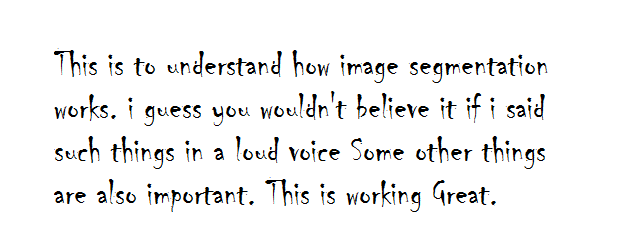
%> input picture sample_image.tif, 619 x 251 px
$ octave --eval "result = segmentImage('sample_image.tif');"   (GNU Octave 9; MATLAB toolbox functions it lacks are replaced by stand-ins)
%> lines starting %> are read from the running program, lines starting %| are printed output that depends on the picture; in (x1, y1, x2, y2) boxes, pixels count from 0 and x2, y2 are one past the last pixel; in counts of white or black regions, pixels touching at a corner belong together; the program's own positions count from 1
function f=segmentImage(imageFileName)
%> called with imageFileName = 'sample_image.tif'

    realImage = imread(imageFileName);
%> realImage is the input picture: size 251x619x3 uint8; mean R, G, B 242.3, 242.4, 242.3
    %figure;imshow(realImage);
    %mainImage = imresize(mainImage, 0.5);


    binaryImage = im2bw(realImage,graythresh(realImage));
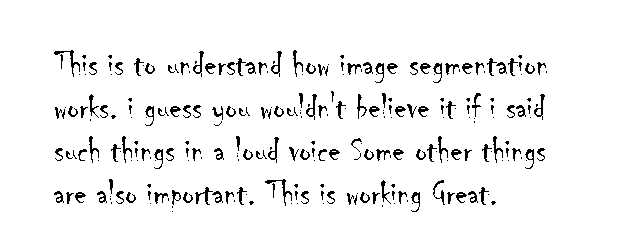
%> binaryImage: size 251x619 logical; 95.1% white; black in thin lines or dots, all inside (x1, y1, x2, y2) = (54, 50, 547, 212)
    %figure;imshow(binaryImage);

    mainImage = imcomplement(binaryImage);
    %figure;imshow(mainImage);

    [row, column]=size(mainImage);

    setM(11);
    setH(13);
    zoneWidthPercent=0.05;

    verticalZoneWidth=ceil(column*zoneWidthPercent);
    verticalZone = cell(1/zoneWidthPercent,1) ;

    %diving into zone
    zoneNo=1;
    for i = 1:verticalZoneWidth:column
        verticalZone{zoneNo}=mainImage(1:row,i:min(i+verticalZoneWidth,column));
        zoneNo=zoneNo+1;
    end
%> after the loop, verticalZone = 20 items
    zoneNo=zoneNo-1;
%> zoneNo = 20

    %figure;imshow(verticalZone{1});
    validZone = cell(zoneNo,1);
%> validZone = 20 items
    validThreshold=50;

    for i=1:1:zoneNo
        if(getWhitePixelDensityInTheZone(verticalZone{i})<validThreshold)
            validZone{i}=0;
        else
            validZone{i}=1;
        end
    end
%> this loop made 20 passes
%> d in getWhitePixelDensityInTheZone on passes 1 to 8: 0, 185, 555, 444, 433, 462, 505, 530

    PR = cell(zoneNo,1);
%> PR = 20 items
    for i=1:1:zoneNo
        PR{i}=projectionProfile(verticalZone{i});
    end
%> this loop made 20 passes


    SPR=projectionProfileAfterSmoothing(PR,validZone);
%> in projectionProfileAfterSmoothing, `[r,c]=size(PR);`: r = 20; c = 1
%> in projectionProfileAfterSmoothing, `SPR=cell(r,c);`: SPR = 20 items
%> the loop in projectionProfileAfterSmoothing, `for i=1:1:r` made 20 passes
%> SPR = 20 items

    % [5 lines of commented-out code are left out]

    delSPR=derivative(SPR);
%> the loop in derivative, `for i=1:1:size(SPR,1)` made 20 passes
%> delSPR = 20 items
    %delSPR=derivative(PR);

    %figure;plot(delSPR{2},'b');

    crudeSegmentation=findCrudeVerticalSegmentationline(delSPR,validZone);
%> the loop in findCrudeVerticalSegmentationline, `for i=1:1:size(delSPR,1)` made 20 passes
%> crudeSegmentation = 20 items
    grayImage=totalCrudeSegementedImage(crudeSegmentation,verticalZone,validZone);
    %figure;imshow(grayImage);


    refinedSegementation=findRefinedSegmentation(crudeSegmentation, verticalZone,validZone);
    grayImage=totalCrudeSegementedImage(refinedSegementation,verticalZone,validZone);
    %figure;imshow(grayImage);

    trickSegmentation=trickRefinedSegmentation(crudeSegmentation,verticalZone,validZone);
    grayImage=totalCrudeSegementedImage(trickSegmentation,verticalZone,validZone);
    %figure;imshow(grayImage);

    %Text line seperator drawing algorithm

    %Association phase

    finalSeperator=finalSeperation(trickSegmentation,validZone);
    grayImage=drawSeperator(finalSeperator,verticalZone,validZone);
    %figure;imshow(grayImage);

    %trickSegmentation{3}
    %finalSeperator{3}

    refinedSeperator=refineSeperator(finalSeperator,verticalZone,validZone);
    grayImage=drawSeperator(refinedSeperator,verticalZone,validZone);
    %figure;imshow(grayImage);

    [validSeperator, validcolumn]=getValidIndex(refinedSeperator,validZone);
    grayImage=drawSeperator(refinedSeperator,verticalZone,validZone);
    %figure;imshow(grayImage);


    %validSeperator
    [pixeltoline,lineNo]=assignPixelToLines(validSeperator, validcolumn,verticalZone);

    lines=linebylineAnalysis(pixeltoline,lineNo,validSeperator, validcolumn,verticalZone);


    for i=1:1:lineNo
        imshow(lines{i});
        pause(1);
    end


    linewords=segmentWord(lines,lineNo);

    %linewords{1}


    for i=1:1:1
       lineImage=linewords{i};

       for j=1:1:size(lineImage,2);
           image=lineImage{j};
           imshow(image);
           pause(1);
       end
    end

    %}

    %pixeltoline=assignPixeltotextline

    %lines=lineDrawing(trickSegmentation,verticalZone,validZone);

   % close all;
    %crudeSegmentation{3}
    %refinedSegementation{3}

    %grayImage=drawCrudeSegmentation(crudeSegmentation{3},verticalZone{3});
    %figure;imshow(grayImage);
    %grayImage=drawCrudeSegmentation(refinedSegementation{3},verticalZone{3});
    %figure;imshow(grayImage);
   % close all;

   f=0;
end

function [lineWords]=segmentWord(lines,lineNo)

    lineWords=cell(lineNo,1);

    for i=1:1:lineNo
        line=lines{i};
        words=extractWord(line);
        lineWords{i}=words;
    end

    lineWords;
end

function [words]=extractWord(line)

    %imshow(line);
   %{
    line=[
        0 1 1 0 0 0 1;
        0 0 0 1 0 0 0;
        1 1 0 1 0 0 0;
        0 1 0 0 0 0 1;];
    %}
    cc=findAllConnectedComponents(line);
    word=groupCC(cc);

    [r,c]=size(line);

    words=wordtoimage(r,c,word);


end

function [image]=wordtoimage(r,c,word)
    [rw,cw]=size(word);
    image=cell(rw,cw);

    for i=1:1:cw
       image{i}=makeImage(r,c,word{i}) ;
    end


end

% [22 lines left out: function makeImage, not called in this run]


function word=groupCC(cc)

    word=[];

    [r,c]=size(cc);

    index=1;

    word{index}=cc{1};

    for i=2:1:c;
        %dist=checkConntectivity(word{index},cc{i});

        dist=checkConntectivity(cc{i-1},cc{i});

        if dist<15
            word{index}=[word{index};cc{i}];
        else
            index=index+1;
            word{index}=cc{i};
        end

    end

end

% [62 lines left out: functions checkConntectivity, DFS, not called in this run]

function cc=findAllConnectedComponents(line)

    [r,c]=size(line);

    surrogate=line;
    cc=[];
    ccno=1;


    for j=1:1:c
        for i=1:1:r
            if surrogate(i,j)==1
                ccf=[];
                [surrogate,ccf]=DFS(surrogate,i,j,ccf);
                cc{ccno}=ccf;
                ccno=ccno+1;
            end
        end
    end

    % [6 lines of commented-out code are left out]

end

function lines=linebylineAnalysis(pixeltoline,lineNo,validSeperator, validcolumn,verticalZone)

    [rs,cs]=size(validSeperator);

    lines=cell(lineNo,1);
    for i=1:1:lineNo
       min=100000000;
        max=-1;
       for j=1:1:rs
            seperator=validSeperator{j};

            lmin=seperator{i};
            lmax=seperator{i+1};

            if min>lmin
                min=lmin;
            end
            if max<lmax
                max=lmax;
            end
       end


       line=extractline(min,max,pixeltoline,i,validcolumn);
       lines{i}=line;
    end
end

function line=extractline(lmin,lmax,pixeltoline,lineNo,validcolumn)
    %pixeltoline


    [rp,rc]=size(pixeltoline);
    [rd,cd]=size(pixeltoline{1});

    rowsize=lmax-lmin;
    columnsize=rp*cd;

    line=zeros(rowsize,columnsize);

    r=1;
    c=1;

    for i=lmin:1:lmax
        c=1;
        for j=1:1:rp
            currentseg=pixeltoline{j};
            for k=1:1:cd
               if currentseg(i,k)==lineNo
                   line(r,c)=1;
               end
               c=c+1;
            end
        end

        r=r+1;
    end
    %}
    %line=[];
end

function [assignment,lineNo]=assignPixelToLines(validSeperator, validcolumn,verticalZone)
    [r,c]=size(validcolumn);
    towhichline=cell(c,1);
    lineNo=size(validSeperator{validcolumn{1}},2);

    for i=1:1:c
        zone=verticalZone{validcolumn{i}};
        seperator=validSeperator{i};

        % error('stop');
        %zone=[0 0 1 0 0 0;0 1 1 1 0 0;0 0 0 0 1 0;]

        lp=size(seperator,2);
        lineNo=lp;
        [rz,cz]=size(zone);
        linezone=zeros(rz,cz);


        for j=1:1:lp-1
           line1=[seperator{j} seperator{j+1}];
           for k=line1(1):1:line1(2)
                for p=1:1:cz
                    if zone(k,p)==1
                        linezone(k,p)=j;
                    end
                end
           end
        end

        towhichline{i}=linezone;

    end

    %towhichline{validcolumn{1}};
    lineNo=lineNo-1;
    assignment=towhichline;
end

function [seperator,validIndex]=getValidIndex(refinedSeperator,validZone)
    validIndex=[];
    indexNo=1;
    for i=1:1:size(validZone,1)
        if validZone{i}==1
            validIndex{indexNo}=i;
            indexNo=indexNo+1;
        end
    end
    indexNo=indexNo-1;
    seperator=cell(indexNo,1);
    % [5 lines of commented-out code are left out]

    lineNo=size(refinedSeperator{validIndex{1}},2);

    for i=1:1:indexNo
    %for i=4:1:4
        seperator{i}=filterSeperator(refinedSeperator{validIndex{i}},lineNo);
    end

end

function seperator=filterSeperator(refinedSeperator,lineNo)
    seperator=refinedSeperator;


    if size(refinedSeperator,2)==lineNo
        return
    elseif size(refinedSeperator,2)<lineNo
        %error('change image');
        return
    else
        while size(refinedSeperator,2)~=lineNo

            value=abs(refinedSeperator{1}-refinedSeperator{size(refinedSeperator,2)});
            index=-1;

            for i=1:1:size(refinedSeperator,2)-1
                if abs(refinedSeperator{i}-refinedSeperator{i+1})<value
                    value=abs(refinedSeperator{i}-refinedSeperator{i+1});
                    index=i;
                end
            end
            candidate1=index
            candidate2=index+1
            finalCandidate=index;
            if candidate1==1
                finalCandidate=2;
            elseif candidate2==size(refinedSeperator,2)
                finalCandidate=candidate1;
            else
                d1=abs(refinedSeperator{candidate1}-refinedSeperator{candidate1-1});
                d2=abs(refinedSeperator{candidate1}-refinedSeperator{candidate2+1});
                fd1=max(d1,d2);
                d1=abs(refinedSeperator{candidate2}-refinedSeperator{candidate1-1});
                d2=abs(refinedSeperator{candidate2}-refinedSeperator{candidate2+1});
                fd2=max(d1,d2);

                if fd1>fd2
                    finalCandidate=candidate1;
                else
                    finalCandidate=candidate2;
                end
            end

            refinedSeperator(finalCandidate)=[];
        end
    end

    seperator=refinedSeperator;

end

function refinedSeperator=refineSeperator(finalSeperator,verticalZone,validZone)
    textLines=cell(size(validZone));
    validIndex=[];
    indexNo=1;
    for i=1:1:size(validZone,1)
        if validZone{i}==1
            validIndex{indexNo}=i;
            indexNo=indexNo+1;
        end
    end
    indexNo=indexNo-1;

    p1RefinedSeperator=finalSeperator;
    p1RefinedSeperator{validIndex{1}}=finalSeperator{validIndex{1}};


    for in=2:1:indexNo
   % for in=15:1:15
        i1=validIndex{in};
        i0=validIndex{in-1};
        p1seperator=update(in,i1,i0,finalSeperator,verticalZone);
        %p1seperator
        p1RefinedSeperator{in}=num2cell(p1seperator);
    end

    %p1RefinedSeperator{15}


    p2RefinedSeperator=p1RefinedSeperator;
    p2RefinedSeperator{validIndex{indexNo}}=p1RefinedSeperator{validIndex{indexNo}};


    for in=indexNo-1:-1:1
        i0=validIndex{in+1};
        i1=validIndex{in};

        p2seperator=update(in,i1,i0,p1RefinedSeperator,verticalZone);
        %p1seperator
        p2RefinedSeperator{in}=num2cell(p2seperator);
    end

    refinedSeperator=p2RefinedSeperator;
end

function p1seperator=update(in,i1,i0,finalSeperator,verticalZone)

        %i1=validIndex{in};
        %i0=validIndex{in-1};
        sepi1=num2cell(sort(cell2mat(finalSeperator{i1})));
        sepi0=num2cell(sort(cell2mat(finalSeperator{i0})));

        %sepi1={27, 100, 170}
        %sepi0={26, 81, 125, 169}

        closestSepi1=[];

        for i=1:1:size(sepi1,2)
            closestSepi1{i}=[sepi1{i} 0];
        end


        for i=1:1:size(sepi0,2)
            i0val=sepi0{i};
            [index,value]=findClosest(i0val,sepi1);
            scell=closestSepi1{index};
            scell(2)=scell(2)+1;
            closestSepi1{index}=[scell,i0val];
        end
        %refine phase
        closestSepi1{4};


        p1seperator=[];

        for i=1:1:size(sepi1,2)
            scell=closestSepi1{i};

            if scell(2)==1 || i==1 || i==size(sepi1,2)
                p1seperator=[p1seperator,scell(1)];
            elseif scell(2)>1
                for l=1:1:scell(2)
                    ith=2+l;

                    if scell(ith)<scell(1)
                        partition=[sepi1{i} sepi1{i-1}];
                    else
                        partition=[sepi1{i+1} sepi1{i}];
                    end
                    npart=getnewSeperator(partition,scell(ith),verticalZone{in});
                    p1seperator=[p1seperator,npart];
                end
            end
        end
end

% [19 lines left out: function getnewSeperator, not called in this run]

function f=evalate()
    f=0;
end

% [12 lines left out: function findClosest, not called in this run]


function grayImage=drawSeperator(finalSeperator,verticalZone,validZone)
    grayImage=[];
    for i=1:1:size(validZone,1)
        if validZone{i}==1
            grayImage=horzcat(grayImage,zeros(size(grayImage,1),1),drawCrudeSeperator(	finalSeperator{i},verticalZone{i}));
        end
    end

end

function grayImage=drawCrudeSeperator(segmentation,zone)
    grayImage = 255 * uint8(zone);
    for i=1:1:size(segmentation,2)
       for j=1:1:size(zone,2)
         grayImage(segmentation{i},j)=255;
       end
    end
end

function finalSeperator=finalSeperation(trickSegmentation,validZone)

    finalSeperator=cell(size(trickSegmentation));

    for i=1:1:size(validZone,1)
        if validZone{i}==1
            segment=trickSegmentation{i};
            %seperator=cell(size(segment),1);
            index=1;
            for j=1:1:size(segment,1)
                if segment(j,3)==-1
                    seperator{index}=round((segment(j,2)+segment(j,1))/2);
                    index=index+1;
                end
            end
            finalSeperator{i}=seperator;
        else
            finalSeperator{i}=[];
        end
    end
end


% [32 lines left out: function lineDrawing, not called in this run]


function refinedSegmentation=trickRefinedSegmentation(crudeSegmentation,verticalZone,validZone)

    refinedSegmentation=cell(size(crudeSegmentation));

   for i=1:1:size(validZone,1)
   %for i=3:1:3
        if validZone{i}==1
            refinedSegmentation{i}=trick(crudeSegmentation{i},verticalZone{i});
        else
            refinedSegmentation{i}=[];
        end
    end
end

function Z=trick(Y,yZone)
    X=Y;
    for i=2:size(Y,1)-2
        zone=yZone(Y(i,1):Y(i,2),:);
        [r,c]=size(zone);
        value=sum(zone(:));

        if Y(i-1,3)==-1 && value<10
            X(i,3)=-1;
        elseif Y(i,3)==1 && abs(Y(i,2)-Y(i,1))<7 && (abs(Y(i+1,2)-Y(i+1,1))<7) && (abs(Y(i+2,2)-Y(i+2,1))>7)
            Y(i+1,3)=1;
        elseif Y(i,3)==-1 && Y(i-1,3)==1 && abs(Y(i,2)-Y(i,1))<7
            X(i,3)=1;
        elseif Y(i,3)==1 && (Y(i-1,3)==1 || Y(i+1,3)==1) && abs(Y(i,2)-Y(i,1))<7
            X(i,3)=1;
        end

    end

    Z(1,1:3)=X(1,1:3);
    index=1;
    for i=2:1:size(Y,1)

        if X(i,3)== Z(index,3)
            Z(index,2)=X(i,2);
        else
            index=index+1;
            Z(index,1:3)=X(i,1:3);
        end
    end

end

function refinedSegmentation=findRefinedSegmentation(crudeSegmentation, verticalZone,validZone)
    %states
    C0=1; %text
    C1=-1; %gapRegion

    %start probabilities/initial probabilites
    phi0=0.5;
    phi1=0.5;

    [m0,m1]=getMeanHeight(crudeSegmentation,validZone); %m0=mean height of text region m1=mean height of gap region

    %m1=m0;
    %disp(transition(1,-1,[15 15],15))
    %transition can be calculated don't worry

    %emission probability
    [mu0,sigma0, mu1, sigma1, num0,num1]=getemissionProbablityParameter(crudeSegmentation,validZone,verticalZone,m0,m1);

    %bluh=crudeSegmentation{3};
    %emission([mu0,sigma0, mu1, sigma1],-1,bluh(3,1:3),verticalZone{3});

    refinedSegmentation=cell(size(crudeSegmentation));

   for i=1:1:size(validZone,1)
   % for i=3:1:3
        if validZone{i}==1
            S=[C0,C1];
            Y=crudeSegmentation{i};
            Yzone=verticalZone{i};
            A=[m0,m1];
            B=[mu0,sigma0,mu1,sigma1,num0,num1];
            phi=[0.5,0.5];
            refinedSegmentation{i}=VITERBI(S,phi,Y,Yzone,A,B);
        else
            refinedSegmentation{i}=[];
        end
    end
    %}
end

function X=VITERBI(S,phi,Y,Yzone,A,B)
    K=size(S,2);
    T=size(Y,1);

    T1=cell(K,T);
    T2=cell(K,T);

    stateIterator=[1,2];

    for i=stateIterator
        T1{i,1}=phi(i)*emission(B,S(i),Y(1,1:3),Yzone);
        T2{i,1}=2;
    end

    for i=2:1:T
        for j=stateIterator
            max=-1;
            best=-1;
            for k=stateIterator
                value=T1{k,i-1}*transition(S(k),S(j),A,abs(Y(i,2)-Y(i,1)))*emission(B,S(j),Y(i,1:3),Yzone);
                if(max<value)
                    max=value;
                    best=k;
                end
            end
            if best==-1
                disp('something went wrong at viterbi');
               % exit(0);
            end
            T1{j,i}=max;
            T2{j,i}=best;
        end
    end

    Zt=-1;
    max=-1;

    for i=stateIterator
        if T1{i,T}>max
            Zt=i;
            max=T1{i,T};
        end
    end

    X=Y;
    %X(T,3)=S(Zt);
    for i=T:-1:1
        Zt=T2{Zt,i};
        X(i,3)=S(Zt);
    end

end

% [71 lines left out: functions transition, emission, closest, getNormValue, not called in this run]


function [mu0,sigma0, mu1, sigma1,num0,num1]=getemissionProbablityParameter(crudeSegmentation,validZone,verticalZone,m0,m1)

    num0=[];
    num1=[];

    for i=1:1:size(validZone,1)
        if validZone{i}==1
            segment= crudeSegmentation{i};
            zone=verticalZone{i};

            for j=1:1:size(segment,1)
                value=zone(segment(j,1):segment(j,2),:);
                [r,c]=size(value);
                if segment(j,3)==-1
                    density=(sum(value(:)))/(r*c);
                    if r>=m1*.2 && density>0
                        num1=[num1,log(density)];
                    end
                else
                    density=(sum(value(:)))/(r*c);
                    if r>=m0*.2 && density>0
                        num0=[num0,log(density)];
                    end
                end
            end
        end
    end
    mu0=mean(num0);
    mu1=mean(num1);
    sigma0=std(num0);
    sigma1=std(num1);
    %figure;hist([num0,num1],40);

end

function [m0,m1]=getMeanHeight(crudeSegementation,validZone)
    num0=[];
    num1=[];

    for i=1:1:size(validZone,1)
        if validZone{i}==1
            segment= crudeSegementation{i};

            for j=1:1:size(segment,1)
                if abs(segment(j,2)-segment(j,1))>5
                if segment(j,3)==-1
                    num1=[num1,abs(segment(j,2)-segment(j,1))];
                else
                    num0=[num0,abs(segment(j,2)-segment(j,1))];
                end
                end
            end
        end
    end

    m0=mean(num0);
    m1=mean(num1);

end

function grayImage=totalCrudeSegementedImage(crudeSegmentation,verticalZone,validZone)
    grayImage=[];
    for i=1:1:size(validZone,1)
        if validZone{i}==1
            grayImage=horzcat(grayImage,zeros(size(grayImage,1),1),drawCrudeSegmentation(crudeSegmentation{i},verticalZone{i}));
        end
    end
%> this loop made 20 passes
%> pass 2, in drawCrudeSegmentation, `grayImage = 255 * uint8(zone);`:
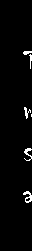
%> grayImage: size 251x32 uint8; 2.3% white in thin lines or dots, all inside (x1, y1, x2, y2) = (23, 51, 32, 203)
%> pass 2, in totalCrudeSegementedImage, `grayImage=horzcat(grayImage,zeros(size(grayImage,1),1),drawCrudeSegmen..`:
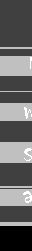
%> grayImage: size 251x32 uint8; min 0, max 255, mean 102.2
%> pass 3, in drawCrudeSegmentation (call 2), `grayImage = 255 * uint8(zone);`:
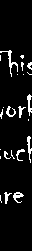
%> grayImage: size 251x32 uint8; 6.9% white in thin lines or dots, all inside (x1, y1, x2, y2) = (0, 50, 32, 204)
%> pass 3, in totalCrudeSegementedImage, `grayImage=horzcat(grayImage,zeros(size(grayImage,1),1),drawCrudeSegmen..`:
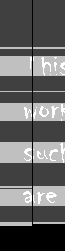
%> grayImage: size 251x65 uint8; min 0, max 255, mean 101.3
end
function grayImage=drawCrudeSegmentation(segmentation,zone)
    grayImage = 255 * uint8(zone);
    for i=1:1:size(segmentation,1)
       for j=segmentation(i,1):1:segmentation(i,2)
          if segmentation(i,3)==-1
              color=64;
          else
              color=256-64;
          end

          for k=1:1:size(grayImage,2)
              if ~(segmentation(i,3)==1 && grayImage(j,k)==255)
                grayImage(j,k)=color;
              end

          end
       end


    end


end

function crude=findCrudeVerticalSegmentationline(delSPR,validZone)
    crude=cell(size(delSPR));
    for i=1:1:size(delSPR,1)
        if validZone{i}==1
            crude{i}=findMinMax(delSPR{i});
        else
            crude{i}=[];
        end
    end
end


%-1 for blank 1 for text region
function crudei=findMinMax(delSPRi)
    crudei=zeros(1,3);
    %crudei(1:1,1:3)=[0,0,-1];
    maxmin=-1;
    start=1;
    flag=-1;
    index=1;

    for i=1:1:size(delSPRi,1)
        if flag==-1
            if delSPRi(i)>=maxmin
                maxmin=delSPRi(i);
            else
                crudei(index,1:3)=[start, i, flag];
                flag=1;
                start=i;
                index=index+1;
            end

        else
            if delSPRi(i)<=maxmin
                maxmin=delSPRi(i);
            else
                crudei(index,1:3)=[start,i,flag];
                flag=-1;
                start=i;
                index=index+1;
            end
        end
    end
end


function setM(m)
  global M;
  M = m;
end

function m = getGlobalM
    global M
    m = M;
end

function setH(h)
  global H;
  H = h;
end

function h = getGlobalH
    global H;
    h = H;
end

function d=getWhitePixelDensityInTheZone(image)
    d = sum(image(:));
end

function d=projectionProfile(image)
    d = sum(image,2);
end

function SPR=projectionProfileAfterSmoothing(PR,validZone)
   [r,c]=size(PR);
   SPR=cell(r,c);
   %M=4;
   M=getGlobalM();
   for i=1:1:r
       sum=0;
       for j=-M:1:M
            if (i+j)>0 && (i+j)<=r
                sum=sum+validZone{i+j}*getWeight(j,M)*PR{i+j};
            end
       end
       SPR{i}=sum;
   end
end

% [10 lines left out: function getWeight, not called in this run]


function delSPR=derivative(SPR)

    delSPR=cell(size(SPR));
    for i=1:1:size(SPR,1)
       delSPR{i}=delSPRi(SPR{i});
    end
end

function SPRj=delSPRi(SPR)
    [r,c]=size(SPR);
    SPRj=zeros(r,c);
    %h=13;
    h=getGlobalH();
    p1=1/(h*(h+1));
    for j=1:1:r
       p2=0;
       for k=1:1:h
           if (j+k)<=r && (j-k)>0
             p2=p2+k*(SPR(j+k)-SPR(j-k));
           end
       end
       SPRj(j)=p1*p2;
    end
end
%> the loop in getMeanHeight, `for i=1:1:size(validZone,1)` made 20 passes
%> (the rest of the program and of its run is left out)
